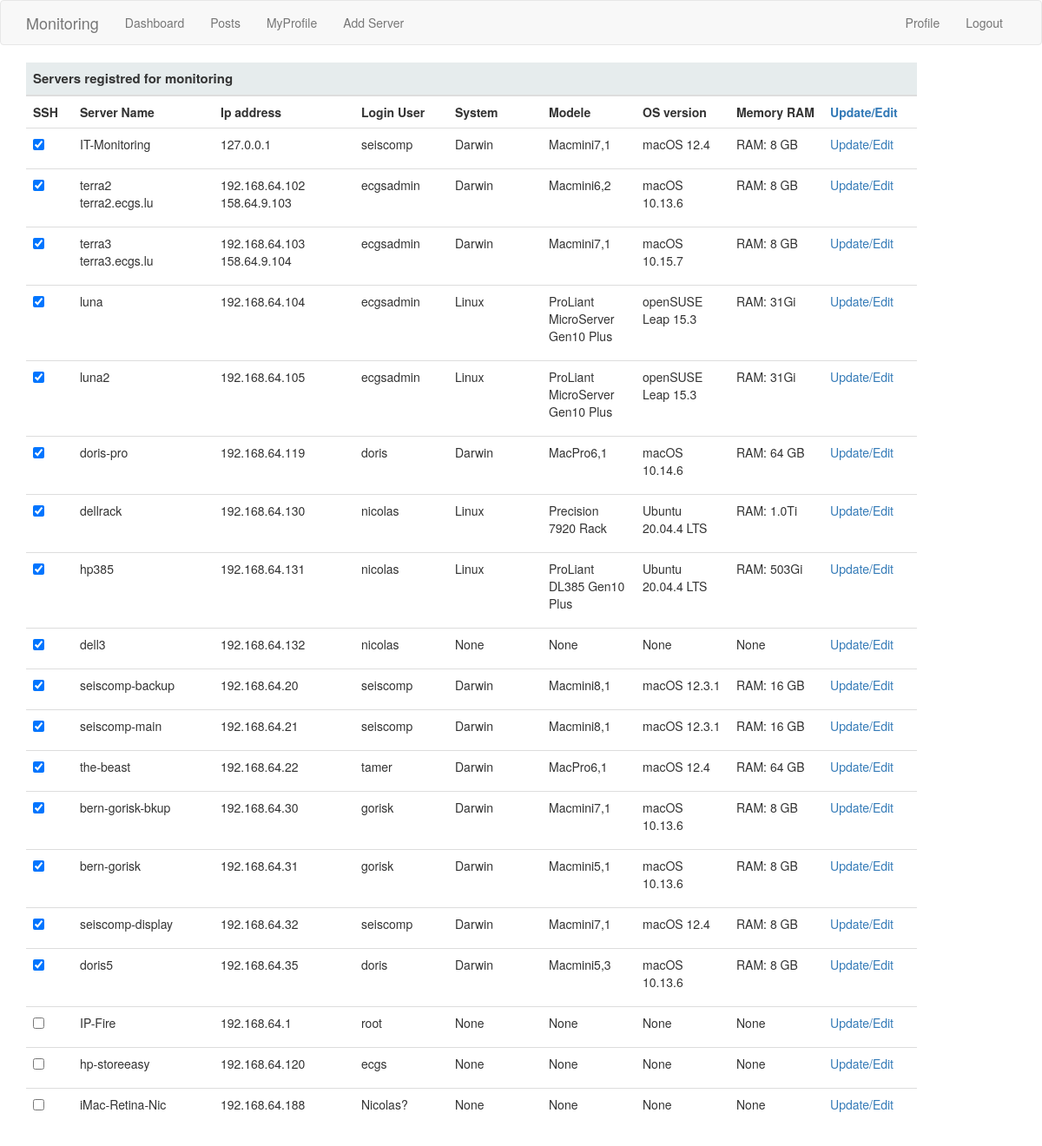
Page /dashboard (signed in) on the earlier database version.
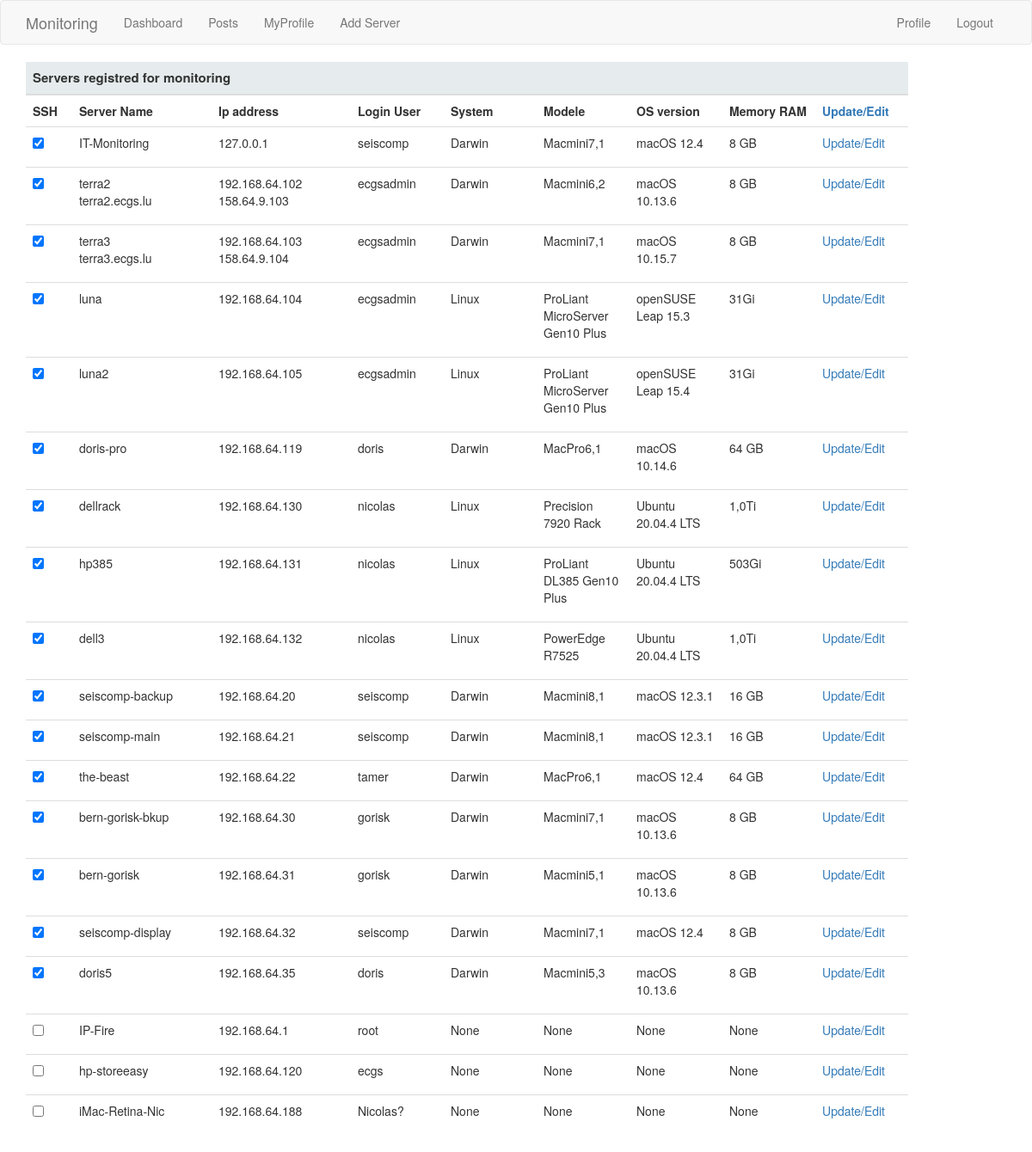
Same page on the later database version.
### webapp/models.py (models this page shows, shortened)
class Server(db.Model):
    id = db.Column(db.Integer, primary_key=True)
    address = db.Column(db.String(15), index=True, unique=True)
    name = db.Column(db.String(30), index=True)
    user = db.Column(db.String(15), index=True)
    about_me = db.Column(db.String(140))
    public_address = db.Column(db.String(15), index=True)
    public_name = db.Column(db.String(30), index=True)
    public_server = db.Column(db.Boolean, default=False, index=True)
    os = db.Column(db.String(30), index=True)
    raminfo = db.Column(db.String(30), index=True)
    modele = db.Column(db.String(30), index=True)
    cpuinfo = db.Column(db.String(30), index=True)
    system_type = db.Column(db.String(30), index=True)
    ssh_connection = db.Column(db.Boolean, default=False, index=True)
    def deco_test_ssh(function):
        def test_ssh(self):
            if self.ping_ip():
                test = subprocess.Popen(f"ssh -o StrictHostKeyChecking=no -o PasswordAuthentication=No -l {self.user} {self.address} {'exit'}", shell=True, stdout=subprocess.PIPE, stderr=subprocess.PIPE).communicate()
                test = test[0].decode('ascii')
                if re.search('denied', str(test)):
                    return False
                else:
                    return function(self)
            else:
                return False
        return test_ssh

### webapp/routes.py (the view)
@app.route('/dashboard', methods=['GET', 'POST'])
@login_required
def dashboard():
    servers = Server.query.order_by(Server.ssh_connection.desc(), Server.address).all()
    return render_template('dashboard.html', title='Dashboard', data=servers)

### webapp/models.py (called while the page is built)
@login.user_loader
def load_user(id):
    return User.query.get(int(id))

### webapp/routes.py (called while the page is built)
@app.before_request
def before_request():
    if current_user.is_authenticated:
        current_user.last_seen = datetime.utcnow()
        db.session.commit()

### webapp/templates/dashboard.html
{% extends "base.html" %}
{% block content %}
<div class="container">
        <table style="width:90%" class="table table-hover title">
                <col style="width:5%">
                <col style="width:15%">
                <col style="width:15%">
                <col style="width:10%">
                <col style="width:10%">
                <col style="width:10%">
                <col style="width:10%">
                <col style="width:10%">
                <col style="width:10%">
                <thead>
                        <tr>
                                <th colspan="9">Servers registred for monitoring</th>
                        </tr>
                </thead>
                <tbody>
                        <tr>
                                    <th>SSH</th>
                                    <th>Server Name</th>
                                    <th>Ip address</th>
                                    <th>Login User</th>
                                    <th>System</th>
                                    <th>Modele</th>
                                    <th>OS version</th>
                                    <th>Memory RAM</th>
                                    <th><a  href="{{ url_for('update_all_server') }}" onclick="return confirm('Do you want to update all servers ? It will take a moment!');">Update/Edit</a></th>
                        </tr>
                        {% for server in data %}
                                {% if server.ssh_connection %}{% set status_ssh = 'checked' %}{% else %}{% set status_ssh = 'unchecked' %}{% endif %}
                                {% set ssh_toggle = False %}
                                <tr>
                                        <td><input type="checkbox" name="ssh" {{ status_ssh }} onclick="window.location.href='{{ url_for('toggle_ssh', server=server.name) }}';">
                                        <td><p> {{ server.name }} {% if server.public_server %} <br>{{ server.public_name }}   {% endif %}</p></td>
                                        <td><p> {{ server.address }} {% if server.public_server %}  <br>{{ server.public_address }} {% endif %}</p></td>
                                        <td><p> {{ server.user }} </p></td>
                                        <td><p> {{ server.system_type }}</p></td>
                                        <td><p> {{ server.modele }}</p></td>
                                        <td><p> {{ server.os }}</p></td>
                                        <td><p> {{ server.raminfo }}</p></td>
                                        <td><p><a  href="{{ url_for('server', server=server.name) }}"> Update/Edit</a></p></td>
                                 </tr>
                        {% endfor %}
                </tbody>
        </table>
</div>
{% endblock %}

### webapp/templates/base.html (shortened to what this page needs)
{% extends 'bootstrap/base.html' %}
{% block styles %}
{{super()}}
<link rel= "stylesheet" type= "text/css" href= "{{ url_for('static',filename='styles/style.css') }}">
{% endblock %}
{% block navbar %}
  <nav class="navbar navbar-default">
        <div class="container">
            <div class="navbar-header">
                <a class="navbar-brand" href="{{ url_for('monitoring') }}" onclick="return confirm('Do you want to monitor all servers? It will take a 20-30 sec!');">Monitoring</a>
            </div>
            <div class="collapse navbar-collapse" id="bs-example-navbar-collapse-1">
                <ul class="nav navbar-nav">
                    <li><a href="{{ url_for('dashboard') }}">Dashboard</a></li>
                    <li><a href="{{ url_for('index') }}">Posts</a></li>
                    {% if not current_user.is_anonymous %}
                        <li><a href="{{ url_for('user', username=current_user.username) }}">MyProfile</a></li>
                        <li><a href="{{ url_for('AddServer') }}">Add Server</a></li>
                    {% endif %}
                </ul>
                <ul class="nav navbar-nav navbar-right">
                    {% if current_user.is_anonymous %}
                    <li><a href="{{ url_for('login') }}">Login</a></li>
                    {% else %}
                    <li><a href="{{ url_for('user', username=current_user.username) }}">Profile</a></li>
                    <li><a href="{{ url_for('logout') }}">Logout</a></li>
                    {% endif %}
                </ul>
            </div>
        </div>
    </nav>
{% endblock %}

### webapp/static/styles/style.css (style rules this page uses)
table.title thead th { font-size: 1.5rem; background-color: #E6ECED; }

Differences in the rows shown:
changed Server "IT-Monitoring": raminfo "RAM: 8 GB" → "8 GB"
changed Server "terra2": raminfo "RAM: 8 GB" → "8 GB"
changed Server "terra3": raminfo "RAM: 8 GB" → "8 GB"
changed Server "luna": raminfo "RAM: 31Gi" → "31Gi"
changed Server "luna2": os "openSUSE Leap 15.3" → "openSUSE Leap 15.4"; raminfo "RAM: 31Gi" → "31Gi"
changed Server "doris-pro": raminfo "RAM: 64 GB" → "64 GB"
changed Server "dellrack": raminfo "RAM: 1.0Ti" → "1,0Ti"
changed Server "hp385": raminfo "RAM: 503Gi" → "503Gi"
changed Server "dell3": system_type "None" → "Linux"; modele "None" → "PowerEdge R7525"; os "None" → "Ubuntu 20.04.4 LTS"; raminfo "None" → "1,0Ti"
changed Server "seiscomp-backup": raminfo "RAM: 16 GB" → "16 GB"
changed Server "seiscomp-main": raminfo "RAM: 16 GB" → "16 GB"
changed Server "the-beast": raminfo "RAM: 64 GB" → "64 GB"
changed Server "bern-gorisk-bkup": raminfo "RAM: 8 GB" → "8 GB"
changed Server "bern-gorisk": raminfo "RAM: 8 GB" → "8 GB"
changed Server "seiscomp-display": raminfo "RAM: 8 GB" → "8 GB"
changed Server "doris5": raminfo "RAM: 8 GB" → "8 GB"
